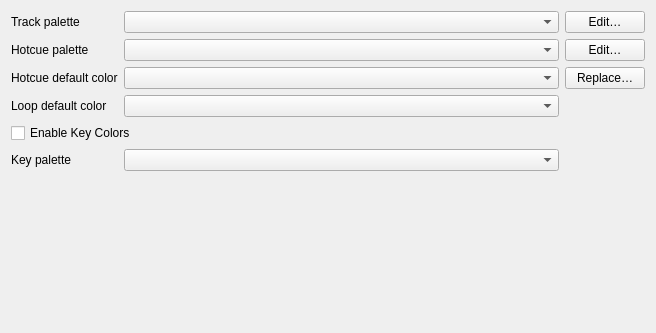
<?xml version="1.0" encoding="UTF-8"?>
<ui version="4.0">
 <class>DlgPrefColorsDlg</class>
 <widget class="QWidget" name="DlgPrefColorsDlg">
  <property name="geometry">
   <rect>
    <x>0</x>
    <y>0</y>
    <width>656</width>
    <height>333</height>
   </rect>
  </property>
  <property name="sizePolicy">
   <sizepolicy hsizetype="Expanding" vsizetype="Preferred">
    <horstretch>0</horstretch>
    <verstretch>0</verstretch>
   </sizepolicy>
  </property>
  <property name="windowTitle">
   <string>Color Preferences</string>
  </property>
   <layout class="QGridLayout" name="gridLayout">

    <item row="0" column="0">
     <widget class="QLabel" name="labelTrackColors">
      <property name="text">
       <string>Track palette</string>
      </property>
      <property name="buddy">
       <cstring>comboBoxTrackColors</cstring>
      </property>
     </widget>
    </item>
    <item row="0" column="1">
     <widget class="QComboBox" name="comboBoxTrackColors">
      <property name="sizePolicy">
       <sizepolicy hsizetype="Expanding" vsizetype="Fixed">
        <horstretch>0</horstretch>
        <verstretch>0</verstretch>
       </sizepolicy>
      </property>
     </widget>
    </item>
    <item row="0" column="2">
     <widget class="QPushButton" name="pushButtonEditTrackPalette">
      <property name="text">
       <string>Edit…</string>
      </property>
     </widget>
    </item>

    <item row="1" column="0">
     <widget class="QLabel" name="labelHotcueColors">
      <property name="text">
       <string>Hotcue palette</string>
      </property>
      <property name="buddy">
       <cstring>comboBoxHotcueColors</cstring>
      </property>
     </widget>
    </item>
    <item row="1" column="1">
     <widget class="QComboBox" name="comboBoxHotcueColors">
      <property name="sizePolicy">
       <sizepolicy hsizetype="Expanding" vsizetype="Fixed">
        <horstretch>0</horstretch>
        <verstretch>0</verstretch>
       </sizepolicy>
      </property>
     </widget>
    </item>
    <item row="1" column="2">
     <widget class="QPushButton" name="pushButtonEditHotcuePalette">
      <property name="text">
       <string>Edit…</string>
      </property>
     </widget>
    </item>

    <item row="2" column="0">
     <widget class="QLabel" name="labelHotcueDefaultColor">
      <property name="text">
       <string>Hotcue default color</string>
      </property>
      <property name="buddy">
       <cstring>comboBoxHotcueDefaultColor</cstring>
      </property>
     </widget>
    </item>
    <item row="2" column="1">
     <widget class="QComboBox" name="comboBoxHotcueDefaultColor"/>
    </item>
    <item row="2" column="2">
     <widget class="QPushButton" name="pushButtonReplaceCueColor">
      <property name="text">
       <string>Replace…</string>
      </property>
     </widget>
    </item>

    <item row="3" column="0">
     <widget class="QLabel" name="labelLoopDefaultColor">
      <property name="text">
       <string>Loop default color</string>
      </property>
      <property name="buddy">
       <cstring>comboBoxLoopDefaultColor</cstring>
      </property>
     </widget>
    </item>
    <item row="3" column="1">
     <widget class="QComboBox" name="comboBoxLoopDefaultColor"/>
    </item>

    <item row="4" column="0" colspan="2">
     <widget class="QCheckBox" name="checkboxKeyColorsEnabled">
      <property name="toolTip">
       <string>When key colors are enabled, Mixxx will display a color hint
associated with each key.</string>
      </property>
      <property name="text">
       <string>Enable Key Colors</string>
      </property>
     </widget>
    </item>

    <item row="5" column="0">
     <widget class="QLabel" name="labelKeyColors">
      <property name="text">
       <string>Key palette</string>
      </property>
      <property name="buddy">
       <cstring>comboBoxKeyColors</cstring>
      </property>
     </widget>
    </item>
    <item row="5" column="1">
     <widget class="QComboBox" name="comboBoxKeyColors">
      <property name="sizePolicy">
       <sizepolicy hsizetype="Expanding" vsizetype="Fixed">
        <horstretch>0</horstretch>
        <verstretch>0</verstretch>
       </sizepolicy>
      </property>
     </widget>
    </item>

    <item row="6" column="0" colspan="2">
     <spacer>
      <property name="orientation">
       <enum>Qt::Vertical</enum>
      </property>
      <property name="sizeHint" stdset="0">
       <size>
        <width>20</width>
        <height>40</height>
       </size>
      </property>
     </spacer>
    </item>

   </layout>
 </widget>
 <layoutdefault spacing="6" margin="11"/>
 <tabstops>
  <tabstop>comboBoxTrackColors</tabstop>
  <tabstop>pushButtonEditTrackPalette</tabstop>
  <tabstop>comboBoxHotcueColors</tabstop>
  <tabstop>pushButtonEditHotcuePalette</tabstop>
  <tabstop>comboBoxHotcueDefaultColor</tabstop>
  <tabstop>pushButtonReplaceCueColor</tabstop>
  <tabstop>comboBoxLoopDefaultColor</tabstop>
  <tabstop>checkboxKeyColorsEnabled</tabstop>
  <tabstop>comboBoxKeyColors</tabstop>
 </tabstops>
 <resources/>
 <connections/>
</ui>
